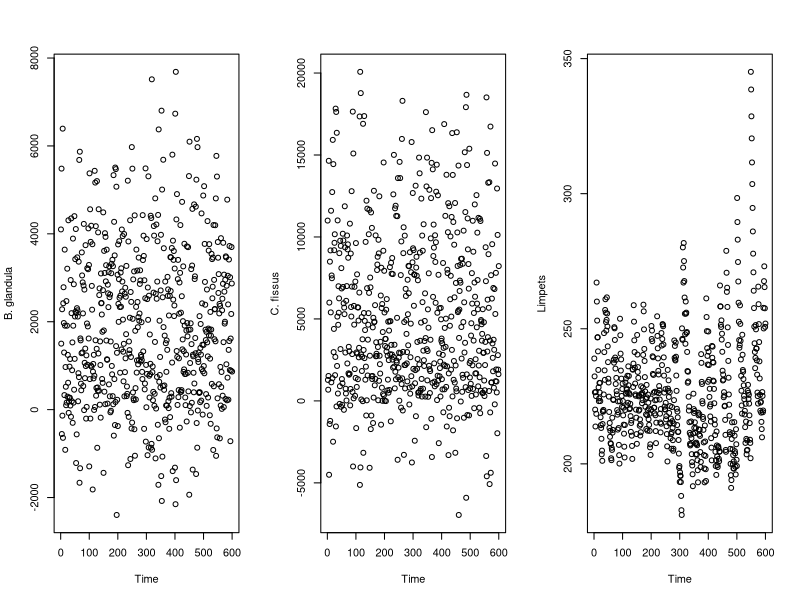
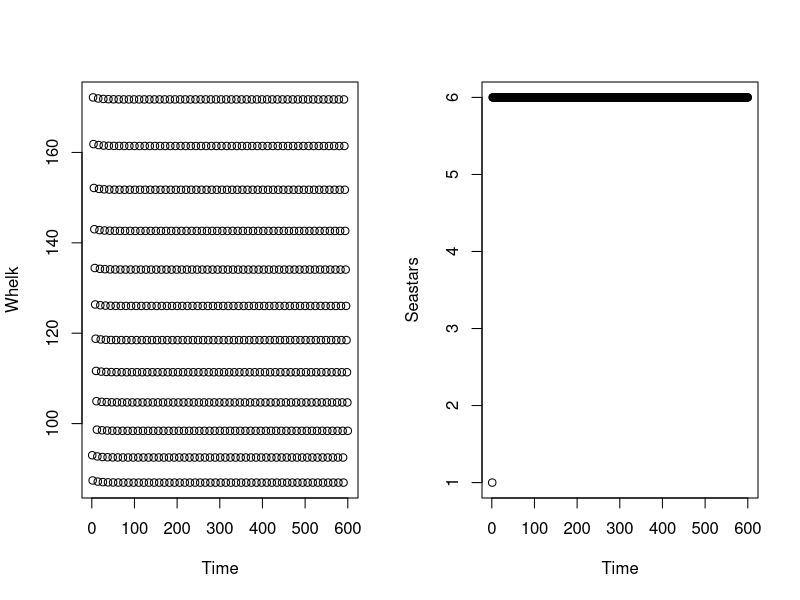
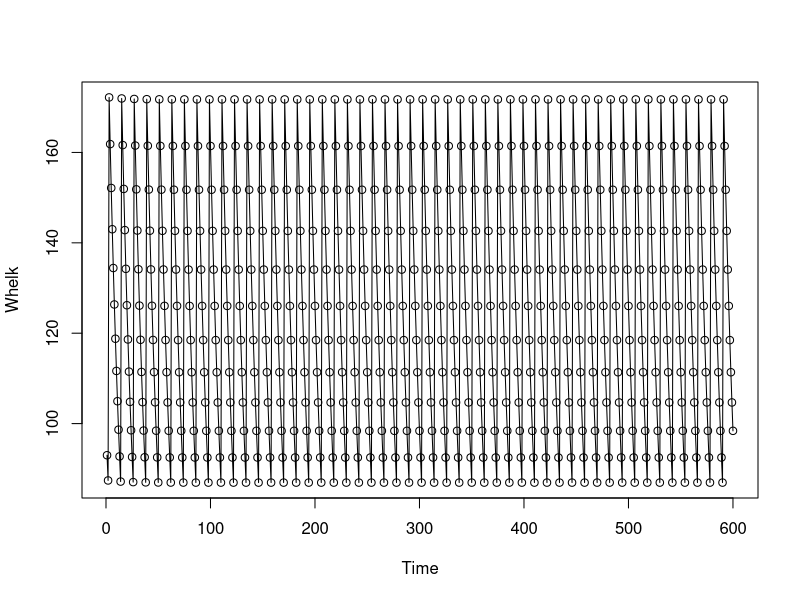

Write the R code that produced these figures, in order.


do.free.space.calculation <- function(T, B, size.B, C, size.C, L, size.L) {
  # T = total area
  # B is the population size of Balanus glandula
  # size.B = average size of adult B. glandula
  # C is population size of Chthamalus fissus/dalli
  # size.C = average size of C. fissus/dalli
  # L is population size of limpets
  # size.L = average size of an adult limpet
  F <- T - (B*size.B + C*size.C + L*size.L)
  return(F)
}

# for barnacles and limpets
do.potential.recruitment <- function(F, size.x, size.recruit.x, larvae.x) {
  # F is the amount of free space on the rock
  # size.x is the average size (e.g. size.B, size.C, or size.L)
  # size.recruit.x is the size of a recruit
  # larvae.x is the number of settling larvae of species x
  L <- (F/size.x)*(1-exp(-size.recruit.x*larvae.x/F))
  return(L)
}

do.actual.recruitment <- function(F, L, L.B, size.B, L.C, size.C, L.L, size.L) {
  # NOTE THIS EQUATION IS DIFFERENT FROM IN THE TEXT--DON'T KNOW WHAT S IS
  # L.B is potential recruits of B. glandula
  # L.C is potential recruits of C. fissus/dalli
  # L.L is potential recruits of limpets
  # size.B = average size of adult B. glandula
  # size.C = average size of C. fissus/dalli
  # size.L = average size of an adult limpet
  R <- F*L / (L.B*size.B + L.C*size.C + L.L*size.L)
  return(R)
}

do.population.size.barnacles <- function(S, p.whelk, W.prev, X.prev, S.r, R, p.star, S.prev) {
  # S is survivorship (before whelk predation)
  # p.whelk is the encounter rate of barnacles by whelks
  # W.prev is the whelk population size in the previous month
  # X.prev is the barnacle population size in the previous month
  # S.r is the survivorship of recruits
  # R is the number of recruits
  # p.star is the encounter rate of barnacles by whelks
  # S.prev is the whelk population size in the previous month
  X <- S*(1-p.whelk*W.prev-p.star*S.prev)*X.prev + S.r*R
  return (X)
}

do.population.size.limpets <- function(S, L.prev, S.r, R, delta) {
  # S is survivorship
  # L.prev is the limpet population size in the previous month
  # S.r is the survivorship of recruits
  # R is the number of recruits
  # delta is density-dependence 
  L <- S*L.prev + S.r*R*exp(delta*L.prev)
  return(L)
}

do.population.size.whelks <- function(W.prev, R, S) {
  # W.prev is whelk population size in the previous month
  # p is per capita predation rate
  # B.prev is the B. glandula population
  # C.prev is the C. fissus/dalli population
  # R is the recruitment rate
  # S is the survival rate
  # W.feeding is food intake
  W <- W.prev*S+R
  return(W)
}

do.whelk.recruitment <- function(avg.C, avg.B, p, Y, W.prev, B.prev, C.prev) {
  # avg.C is the average number of C. fissus/dalli from April through June
  # avg. B is the average number of B. glandula from April through June
  # p is the per capita predation rate
  R <- (avg.C + avg.B)*3*p*Y*W.prev*(B.prev+C.prev)
  if (R > 90) {
    # note that if the max. recruitment rate is not set, then
    # whelk recruitment becomes very large very quickly
    R <- 90
  }
  return(R)
}

do.population.size.seastar <- function(S, P.prev, R) {
  # S is seastar adult survival
  # P.prev is previous seastar population size
  P <- S*P.prev + survival.recruit.P*R
  if (P > 6) {
    P <- 6
  }
  if(P<0) {
    P <- 0
  }
  return(P)
}

# ----------------------------------------------------------------------------------------------------
# model parameters
size.B <- .000098
size.C <- .000032
size.L <- .00008

size.recruit.B <- .000003
size.recruit.C <- .000003
size.recruit.L <- .000003
  
survival.B <- .7
survival.C <- .7
survival.L <- .97
survival.W <- .94
survival.P <- .992


survival.recruit.B <- .7
survival.recruit.C <- .7
survival.recruit.L <- .88
survival.recruit.P <- .998

delta <- -.02 # density dependence for limpets
p.whelk <- .01 # per capita whelk predation rate
Y <- .01 # whelk conversion rate
p.seastar <- .007 # per capita whelk predation rate

T <- 1

# ----------------------------------------------------------------------------------------------------
# Initial conditions

years <- 50
timesteps <- years*12
month <- rep(c("Apr", "May", "Jun", "Jul", "Aug", 
               "Sep", "Oct", "Nov", "Dec", "Jan", "Feb", "Mar"), years)
summer <- c("Apr", "May", "Jun", "Jul", "Aug", "Sep")
winter <- c("Oct", "Nov", "Dec", "Jan", "Feb", "Mar")

B <- C <- L <- W <- P <- F <- rep(NA, timesteps)
B[1] <- 4100
C[1] <- 11000
#B[1] <- 0
#C[1] <- 0
L[1] <- 239
W[1] <- 93
P[1] <- 1

F[1] <- do.free.space.calculation(T=T, B=B[1], size.B=size.B, C=C[1], 
                                  size.C=size.C, L=L[1], size.L=size.L)

B.mean <- 50000
B.stdev <- sqrt(3.24*10^10)
location.B <- log(B.mean^2 / sqrt(B.stdev^2 + B.mean^2))
shape.B <- sqrt(log(1 + (B.stdev^2 / B.mean^2)))

C.mean <- 30000
C.stdev <- sqrt(3.6*10^9)
location.C <- log(C.mean^2 / sqrt(C.stdev^2 + C.mean^2))
shape.C <- sqrt(log(1 + (C.stdev^2 / C.mean^2)))

L.mean <- 3000
L.stdev <- sqrt(2.8*10^7)
location.L <- log(L.mean^2 / sqrt(L.stdev^2 + L.mean^2))
shape.L <- sqrt(log(1 + (L.stdev^2 / L.mean^2)))

P.mean <- 3800
P.stdev <- sqrt(3.7*10^7)
location.P <- log(P.mean^2 / sqrt(P.stdev^2 + P.mean^2))
shape.P <- sqrt(log(1 + (P.stdev^2 / P.mean^2)))

for (t in 2:timesteps) {
  B.potential.recruits <- do.potential.recruitment(F=F[t-1], size.x=size.B, size.recruit.x=size.recruit.B, 
                                         larvae.x=rlnorm(n=1, location.B, shape.B))
  C.potential.recruits <- do.potential.recruitment(F=F[t-1], size.x=size.C, size.recruit.x=size.recruit.C, 
                                         larvae.x=rlnorm(n=1, location.C, shape.C))
  L.potential.recruits <- do.potential.recruitment(F=F[t-1], size.x=size.L, size.recruit.x=size.recruit.L, 
                                         larvae.x=rlnorm(n=1, location.L, shape.L))

  # note that there are more recruits than potential recruits :(
  B.recruits <- do.actual.recruitment(F=F[t-1], L= B.potential.recruits, L.B=B.potential.recruits, 
                                      size.B=size.B, L.C=C.potential.recruits, size.C=size.C,
                                      L.L=L.potential.recruits, size.L=size.L)
  C.recruits <- do.actual.recruitment(F=F[t-1], L= C.potential.recruits, L.B=B.potential.recruits, 
                                      size.B=size.B, L.C=C.potential.recruits, size.C=size.C,
                                      L.L=L.potential.recruits, size.L=size.L)
  L.recruits <- do.actual.recruitment(F=F[t-1], L= L.potential.recruits, L.B=B.potential.recruits, 
                                      size.B=size.B, L.C=C.potential.recruits, size.C=size.C,
                                      L.L=L.potential.recruits, size.L=size.L)
  P.recruits <- rlnorm(n=1, location.P, shape.P)
  
  # make sure that we only recruit as many as we have
  if (B.potential.recruits > B.recruits) {B.recruits <- B.potential.recruits}
  if (C.potential.recruits > C.recruits) {C.recruits <- C.potential.recruits}
  if (L.potential.recruits > L.recruits) {L.recruits <- L.potential.recruits}
  
  B[t] <- do.population.size.barnacles(S=survival.B, p.whelk=p.whelk, W.prev = W[t-1], X.prev=B[t-1],
                                       S.r = survival.recruit.B, R=B.recruits, p.star=p.seastar, S.prev=P[t-1])
  C[t] <- do.population.size.barnacles(S=survival.C, p.whelk=p.whelk, W.prev = W[t-1], X.prev=C[t-1],
                                       S.r = survival.recruit.C, R=C.recruits, p.star=p.seastar, S.prev=P[t-1])
  L[t] <- do.population.size.limpets(S=survival.L, L.prev=L[t-1], S.r=survival.recruit.L, R=L.recruits, delta=delta)
 
  if(month[t] == "Jun") {
    W.recruits <- do.whelk.recruitment(avg.C=mean(c(C[t], C[t-1], C[t-2])), 
                                       avg.B=mean(c(B[t], B[t-1], B[t-2])),
                                       p=p.whelk, Y=Y, W.prev=W[t-1], B.prev=B[t], C.prev=C[t])   
  } else {
    W.recruits <- 0
  }
  
  # if(month[t] %in% summer) {
  #   W.feeding <- (exp(-5.6*p.whelk*(B[t-1]+C[t-1]))) / (1+exp(-5.6*p.whelk*(B[t-1]+C[t-1])))
  # } else {
  #   W.feeding <- (exp(-5.6*p.whelk*(B[t-6]+C[t-6]))) / (1+exp(-5.6*p.whelk*(B[t-6]+C[t-6])))
  # }
  
  W[t] <- do.population.size.whelks(W.prev=W[t-1], R=W.recruits, S=survival.W)
  
  P[t] <- do.population.size.seastar(S=survival.P, P.prev=P[t-1], R=P.recruits)
  
  F[t] <- do.free.space.calculation(T=T, B=B[t], size.B=size.B, C=C[t], 
                                    size.C=size.C, L=L[t], size.L=size.L)

}

quartz(width=8, height=4)
par(mfrow=c(1,3))
plot(B, xlab="Time", ylab="B. glandula")
plot(C, xlab="Time", ylab="C. fissus")
plot(L, xlab="Time", ylab="Limpets")

quartz(width=6, height=4)
par(mfrow=c(1,2))
plot(W, xlab="Time", ylab="Whelk")
plot(P, xlab="Time", ylab="Seastars")

quartz(width=6, height=4)
par(mfrow=c(1,1))
plot(W, xlab="Time", ylab="Whelk")
lines(W)
